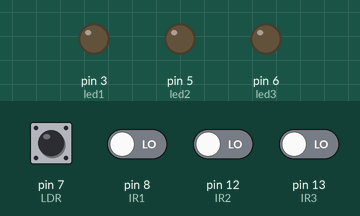
This sketch was run on a simulated Arduino Uno, built with avr-gcc and run on an emulated ATmega328P. Shown: output pins drawn as LEDs (lit = HIGH). Inputs (shaded band) come from the test bench; at power-on: pin 7 (LDR) HIGH, pin 8 (IR1), pin 12 (IR2), pin 13 (IR3) LOW.

Above: at 1.2 s.
1.3 s: pin 8 (IR1) driven HIGH and pin 12 (IR2) driven HIGH
At 2.3 s:
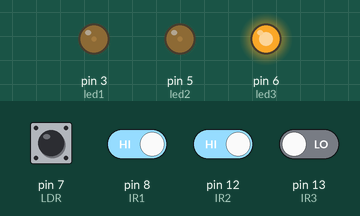
2.8 s: pin 13 (IR3) driven HIGH
At 3.4 s:
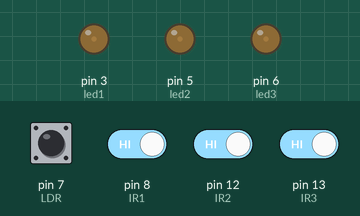
4.3 s: pin 8 (IR1) driven LOW
At 4.6 s:
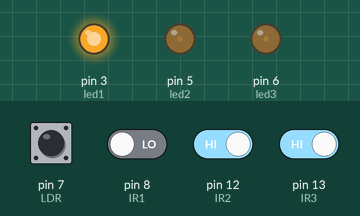
5.8 s: pin 8 (IR1) driven HIGH
At 6.9 s:
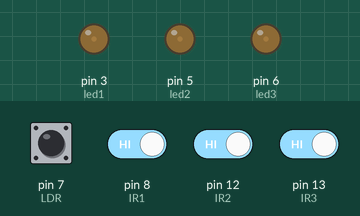
7.3 s: pin 12 (IR2) driven LOW
At 8.0 s:
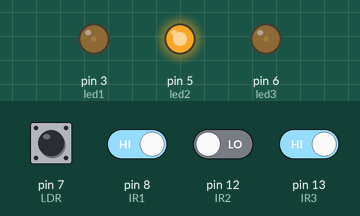
8.8 s: pin 12 (IR2) driven HIGH
At 9.2 s:
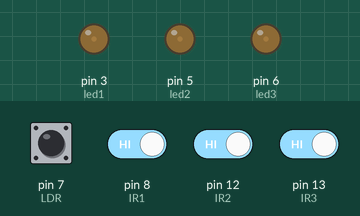
Timing chart, 0 to 11.3 s (numbered marks = the images above; inputs shaded):
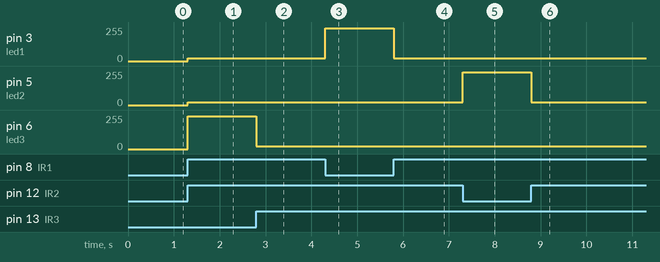

Measured:
- after the input at 1.3 s, pin 3 (led1), pin 5 (led2): 0/255 → 20/255 at once; pin 6 (led3): 0/255 → 244/255 at once
- after the input at 2.8 s, pin 6 (led3): 244/255 → 20/255 at once
- after the input at 4.3 s, pin 3 (led1): 20/255 → 244/255 at once
- after the input at 5.8 s, pin 3 (led1): 244/255 → 20/255 at once
- after the input at 7.3 s, pin 5 (led2): 20/255 → 244/255 at once
- after the input at 8.8 s, pin 5 (led2): 244/255 → 20/255 at once

The sketch:

STR_light.ino
```cpp
 int IR1 = 8;
int IR2 = 12;
int IR3 = 13;
int LDR = 7;
int led1 = 3;
int led2 = 5;
int led3 = 6;
int val1;
int val2;
int val3;
int val4;

void setup()
{
pinMode(IR1,INPUT);
pinMode(IR2,INPUT);
pinMode(IR3,INPUT);
pinMode(LDR,INPUT);
pinMode(led1,OUTPUT);
pinMode(led2,OUTPUT);
pinMode(led3,OUTPUT);

}

void loop() {
val1 = digitalRead(IR1);
val2 = digitalRead(IR2);
val3 = digitalRead(IR3);
val4 = digitalRead(LDR);

if(val1==1&&val4==0&&val2==1&&val3==1)
{
digitalWrite(3,LOW);
digitalWrite(5,LOW);
digitalWrite(6,LOW);

}
else if(val1==1&&val4==1&&val2==1&&val3==1)
{
analogWrite(3,20);
analogWrite(5,20);
analogWrite(6,20);
}

else if(val1==0&&val4==1&&val2==1&&val3==1)
{
analogWrite(3,500);
analogWrite(5,20);
analogWrite(6,20);
}
else if(val1==1&&val4==1&&val2==0&&val3==1)
{
analogWrite(3,20);
analogWrite(5,500);
analogWrite(6,20);
}
else if(val1==1&&val4==1&&val2==1&&val3==0)
{
analogWrite(3,20);
analogWrite(5,20);
analogWrite(6,500);
}
}
```
